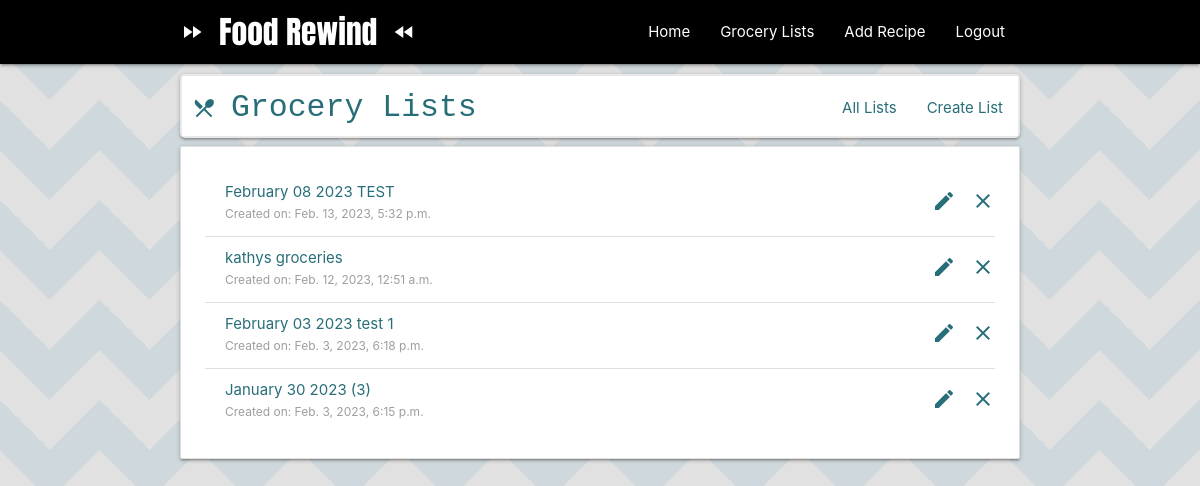
The app's page /groceries/ (signed in) with its own data.
### grocery_lists/models.py (models this page shows, shortened)
class GroceryList(models.Model):
    name = models.CharField(max_length=100, default=default_grocery_list_name(), unique=True)
    created_on = models.DateTimeField(auto_now=True)

### grocery_lists/views.py (the view)
# urls.py: path('', views.ListGroceryListView.as_view(), name='list'),
class ListGroceryListView(ListView):
    model = GroceryList
    paginate_by = 10
    ordering = ['-created_on']

### grocery_lists/templates/grocery_lists/grocerylist_list.html (shortened to what this page needs)
{% extends "grocery_lists/base.html" %} {% block content %}
<div class="collection card-panel grocery-list">
  {% for list in object_list %}
  <a class="delete-icon" href="{% url 'groceries:delete' list.pk %}">
    <i class="material-icons right" style="padding-top: 18px">clear</i>
  </a>
  <a class="edit-icon" href="{% url 'groceries:update' list.pk %}">
    <i class="material-icons right" style="padding-top: 18px">edit</i>
  </a>
  <a href="{% url 'groceries:detail' list.pk %}" class="collection-item">
    <span>{{list.name}}</span><br>
    <label class="">Created on: {{list.created_on}}</label>
  </a>
  {% endfor %}
</div>
{% endblock %}

### grocery_lists/templates/grocery_lists/grocerylist_list.html (style rules this page uses)
.grocery-list a { color: #286e78 !important; }

### records on screen
GroceryList: name "February 08 2023 TEST", created_on "Feb. 13, 2023, 5:32 p.m."
GroceryList: name "kathys groceries", created_on "Feb. 12, 2023, 12:51 a.m."
GroceryList: name "February 03 2023 test 1", created_on "Feb. 3, 2023, 6:18 p.m."
GroceryList: name "January 30 2023 (3)", created_on "Feb. 3, 2023, 6:15 p.m."
